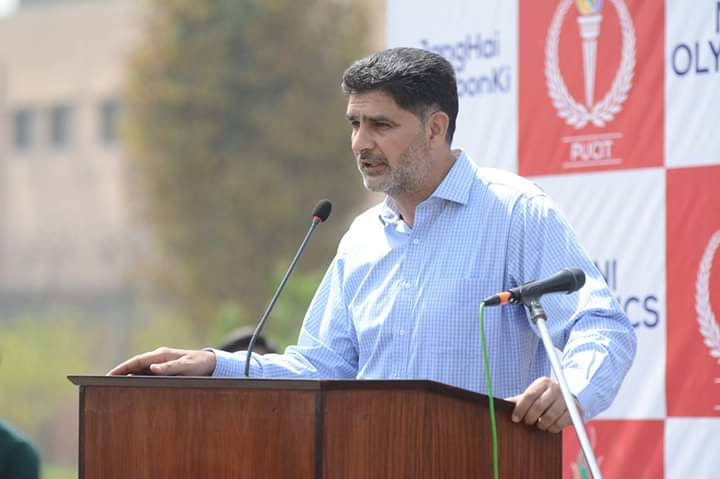
#> input picture Section-3-Python-for-Data-Scientists/datasets/speech.jpg, 720 x 479 px
$ jupyter execute --allow-errors 'Lec-3.24(Data-Visualization-IV).ipynb'
#> lines starting #> are read from the running program, lines starting #| are printed output that depends on the picture
---


<h1 align="center">Department of Data Science</h1>
<h1 align="center">Data Science Journey from Beginners to Expert</h1>

---
<h3><div align="right">Instructor: Engr. Muhammad Nadeem Majeed, Ph.D.</div></h3>

<h1 align="center">Lecture 3.24 (Data Visualization-IV)</h1>

## _Data Visualization with Matplotlib_

**Read Documentation for details:**
https://matplotlib.org/stable/users/index.html

## Learning agenda of this notebook
1. Recap:
    - Anatomy of a Figure
    - Line, Bar, Scatter, Pie Chart and Histogram
2. Box-plot
3. Violin plot
4. Heatmap
5. Subplots

## 1. Recap

### a. Anatomy of a Figure

### b. Line Chart

### c. Bar Chart

### d. Histogram

### e. Scatter Chart

### f. Pie Chart

To begin, let's install the Matplotlib library. We'll use the `matplotlib.pyplot` module for basic plots like line & bar charts. It is often imported with the alias `plt`.

[cell 1]
# To install this library in Jupyter notebook
import sys
#!{sys.executable} -m pip install --upgrade pip

[cell 2]
import matplotlib
matplotlib.__version__ , matplotlib.__path__

## 2. Boxplot

<br><br><br><br><br>

[cell 3]
from matplotlib import pyplot as plt
import matplotlib.pyplot as plt
import numpy as np


mks = np.array([65, 85, 72,45, 87, 68, 61, 80, 77, 73, 66, 200])
# Create figure and axes objects
fig, ax = plt.subplots()

ax.boxplot(x=mks, patch_artist=True)

# title and axis labels
ax.set_title('Box Plot for Subject Marks')
ax.set_xlabel('Data Science')
ax.set_ylabel('Marks')


# add horizontal grid lines
ax.yaxis.grid(True)

print("Mean: ", np.median(mks))
print("Min: ", np.max(mks))
print("Min: ", np.min(mks))
q1, q2, q3 = np.quantile(mks,[.25, .5, .75])
print("Q1:", q1)
print("Q2:", q2)
print("Q3:", q3)
plt.show()
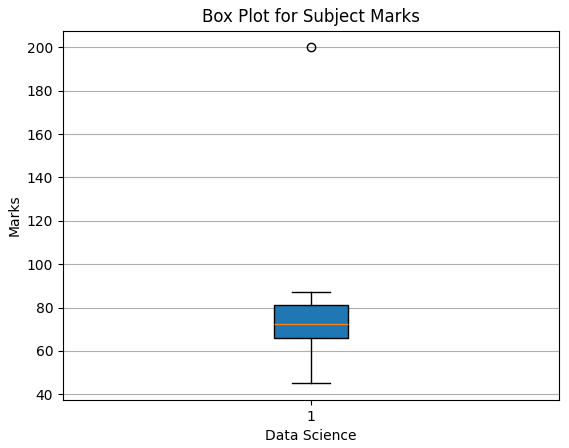
#> figure drawn by matplotlib, 1 panel

[cell 4]
import pandas as pd
#> (the rest of this cell did not finish here and is left out)

#> (a cell that did not finish here is left out)

#> (a cell that did not finish here is left out)

#> (a cell that did not finish here is left out)

#> (a cell that did not finish here is left out)

#> (a cell that did not finish here is left out)

In Matplotlib, `boxplot()` is the core function to create box plot. Below are some of the important parameters of the function:

- `x`: Array or a sequence of vectors. The input data.
- `vert`: Set as True or False. The default value is True, which displays the boxes vertically.
- `labels`: Sets the labels for each dataset.
- `notch`: Set as True or False. the default value is False. If True, the parameter will produce a notched box plot.
- `widths`: Sets the width of the box.
- `patch_artist`: Set as True or False. the default value is False. If False, the parameter will produce boxes with the Line2D artist. Otherwise, the boxes will be drawn with Patch artists.

[cell 10]
from matplotlib import pyplot as plt
import matplotlib.pyplot as plt

# Create figure and axes objects
fig = plt.figure()
ax = fig.add_subplot()

# Get the dataset(s)
#> (the rest of this cell did not finish here and is left out)

## 3. Violin Plot
Violin plots are similar to box plots, except that they also show the probability density of the data at different values. These plots include a marker for the median of the data and a box indicating the interquartile range, as in the standard box plots.

A violin plot is more informative than a plain box plot. In fact while a box plot only shows summary statistics such as mean/median and interquartile ranges, the violin plot shows the full distribution of the data.

[cell 11]
from matplotlib import pyplot as plt
import matplotlib.pyplot as plt

# Create figure and axes objects
fig = plt.figure()
ax = fig.add_subplot()

# Get the dataset(s)
#> (the rest of this cell did not finish here and is left out)

## 4. Heat Map
Heat map Heat map is used to find out the correlation between different features in the dataset.High positive or negative value shows that the features have high correlation.This helps us to select the parmeters for machine learning.
>- A heatmap is a useful chart that we can use to show the relationship between two variables.
>- A heatmap is used to visualize 2-dimensional data like a matrix or a table using colors.

[cell 12]
import numpy as np
data_set = np.random.randint(0 , 255, 250000).reshape(500,500)
data_set

[cell 13]
plt.imshow(X=data_set)
plt.colorbar()
plt.title( "2-D Heat Map" )
plt.show()
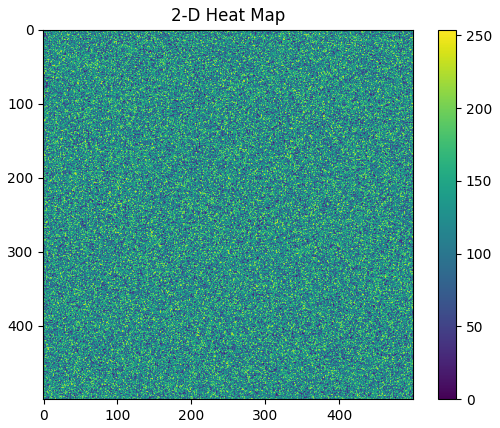
#> figure drawn by matplotlib, 2 panels

[cell 14]
plt.imshow(X=data_set, cmap='gray')
plt.colorbar()
plt.title( "2-D Heat Map" )
plt.show()
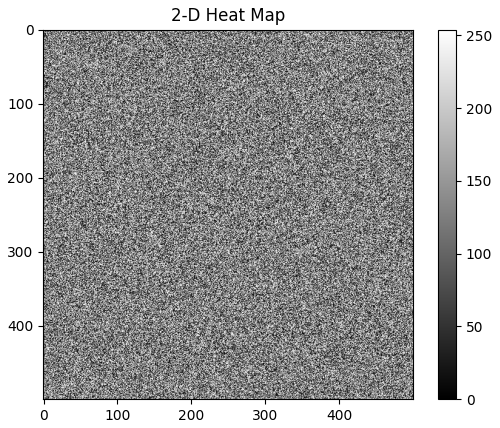
#> figure drawn by matplotlib, 2 panels

[cell 15]
plt.imshow(X=data_set, cmap='coolwarm', interpolation='nearest')
plt.colorbar()
plt.title( "2-D Heat Map" )
plt.show()
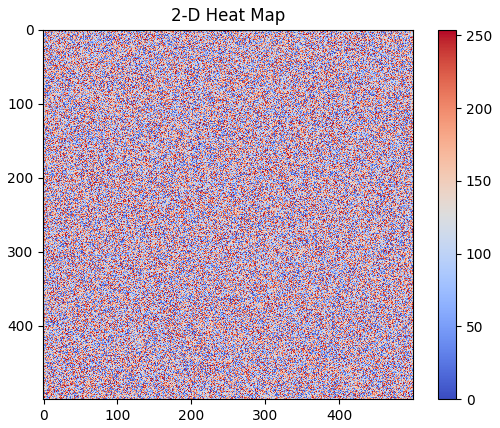
#> figure drawn by matplotlib, 2 panels

[cell 16]
plt.imshow(X=data_set, cmap='coolwarm', interpolation='bicubic')
plt.colorbar()
plt.title( "2-D Heat Map" )
plt.show()
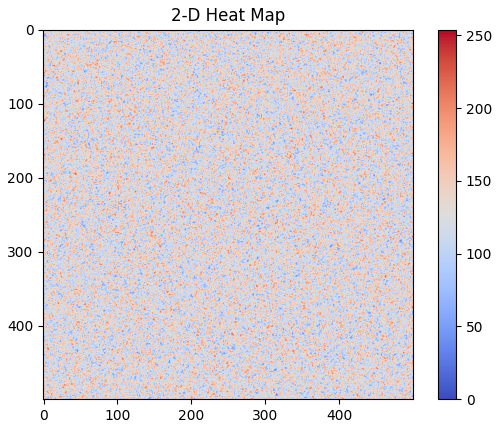
#> figure drawn by matplotlib, 2 panels

[cell 17]
from PIL import Image
rgb_img = Image.open("datasets/speech.jpg")
#> rgb_img is the input picture: PIL image 720x479 RGB; mean R, G, B 165.8, 149.6, 149.9
grey_img = rgb_img.convert('L')
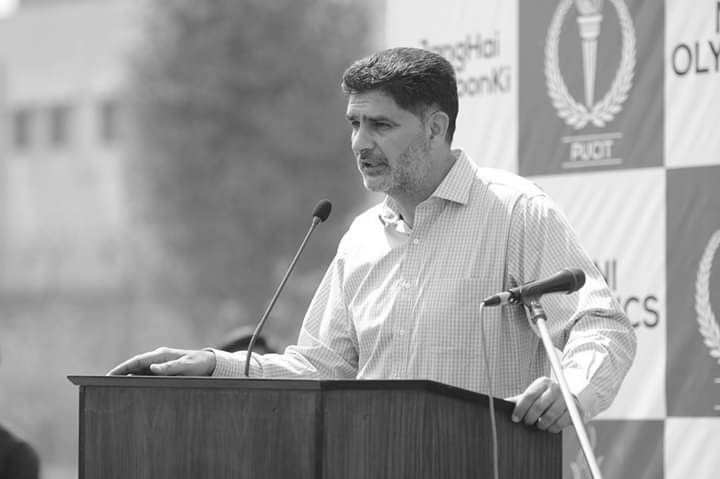
#> grey_img: PIL image 720x479 L; min 14, max 255, mean 154.5
rgb_img_array = np.array(grey_img)

plt.imshow(X=rgb_img_array, cmap='gray')
plt.colorbar()
plt.title( "2-D Heat Map" )
#grey_img.shape
plt.show()
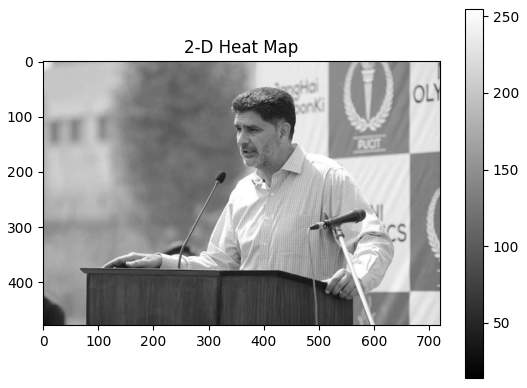
#> figure drawn by matplotlib, 2 panels

## 5. Creating Multiple Plots (Sub-Plots) within a Figure
- A single matplotlib figure object may contain multiple subplots (axes objects) organized in a grid. You can use any of the three ways to do it:
    - `plt.subplot()`
    - `fig.add_subplot()`
    - `plt.subplots()`
- The best option is use the `plt.subplots()` method, and specify the number of rows and columns as shown below:
```
fig, <ax objects> = plt.subplots(rows, cols)
```
- Where rows and cols are integers that control the subplot layout. The `<ax objects>` needs to have dimensions that correspond to rows and cols.
- Since `plt.subplots()` method unlike the other two methods return an array of axes, so you can access different axes objects using following two ways:
    - You receive all the axes objects in one variable and later treat it as an array. In this case the first row has an index of zero and the first column has an index of one.
    - Other option is you receive all the axes objects in tuples with one tuple for each row in the grid.
    The index of the subplot you want to draw on, starts from 1, then left to right, and top to bottom
- **Note** that pyplot keeps track of the currently active subplot (which you can get a reference to by calling `plt.gca()`), so when you call the `plot` function, it draws on the *active* subplot.


If a 2 row by 2 column array of plots is created, the <ax object> must to be arrayed as shown below:

```
fig, ( (ax1,ax2), (ax3,ax4) ) = plt.subplots(2,2)
```

If a 2 row by 3 column array of plots is created, the <ax objects> must be arrayed to correspond to these dimensions:
```
fig, ( (ax1,ax2,a3), (ax4,ax5,ax6) ) = plt.subplots(2, 3)
```

**Option 1: `plt.subplot()`**

[cell 18]
# The third argument of the `plt.subplot()` method mentions the specific axes object to create in the grid
# It starts from 1, then left to right, and top to bottom
fig = plt.figure()
ax1=plt.subplot(2,2,1)
ax2=plt.subplot(2,2,2)
ax3=plt.subplot(2,2,3)
ax4=plt.subplot(2,2,4)

**Option 2: `fig.add_subplot()`**

[cell 19]
# The third argument of the `fig.add_subplot()` method mentions the specific axes object to create in the grid
# It starts from 1, then left to right, and top to bottom
fig = plt.figure()
ax1=fig.add_subplot(2,2,1)
ax2=fig.add_subplot(2,2,2)
ax3=fig.add_subplot(2,2,3)
ax4=fig.add_subplot(2,2,4)

**Option 3: `plt.subplots()`**

[cell 20]
# There is no third argument to `plt.subplots()` method, as it creates all axes objects in just one line
# and return all the axes objects which you can receive in either an array or tupples
fig,ax = plt.subplots(2,2)
#Now you can access the subplots using subscript operator e.g., ax[0][0], ax[0][1], ax[1][0], and ax[1][1]

[cell 21]
# There is no third argument to `plt.subplots()` method, as it creates all axes objects in just one line
# and return all the axes objects which you can receive in either an array or tupples
fig,((ax1,ax2),(ax3,ax4)) = plt.subplots(2,2)
#Now you can access the subplots using the names ax1, ax2, ax3, ax4

>**We will be using the `plt.subplots()` method to create subplots**

>**So lets do a bit of more practice**

[cell 22]
fig,ax = plt.subplots()

[cell 23]
fig, (ax1,ax2) = plt.subplots(nrows=1,ncols=2)

[cell 24]
fig, (ax1,ax2) = plt.subplots(nrows=2,ncols=1)

[cell 25]
fig, (ax1,ax2) = plt.subplots(nrows=1,ncols=2)

[cell 26]
fig, ((ax1,ax2), (ax3,ax4)) = plt.subplots(nrows=2,ncols=2)

[cell 27]
fig, ( (ax1,ax2,ax3), (ax4,ax5,ax6) ) = plt.subplots(2, 3)

[cell 28]
fig, ( (ax1,ax2), (ax3, ax4), (ax5,ax6) ) = plt.subplots(3, 2)

[cell 29]
# Another way is to receive all the axes in a single variable and later use it as an array of axes
fig, ax = plt.subplots(3, 3)

>- In above grid, `ax[0][2]` will represent the right most axes in the zeroth row
>- In above grid, `ax[1][1]` will represent the middle axes object in below grid

**Example 1:**

[cell 30]
import numpy as np
x = np.linspace(-1, 1, 30)
x

[cell 31]
x = np.linspace(-1, 1, 30)

fig, ((ax1, ax2), (ax3, ax4)) = plt.subplots(2, 2)
ax1.plot(x,x)       # 1st subplot = top left
ax2.plot(x, x**2)   # 2nd subplot = top right
ax3.plot(x,x**3)    # 3rd subplot = bottom left
ax4.plot(x,x**4)    # 4th subplot = bottom right
plt.show()
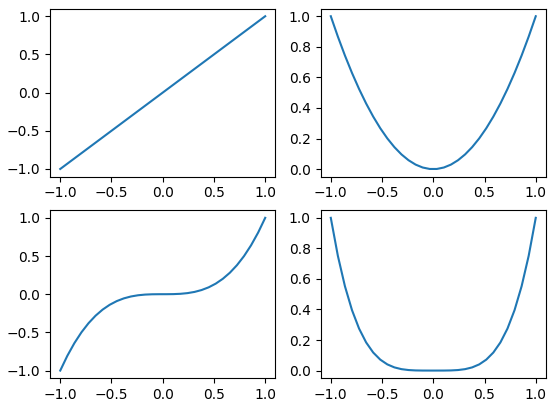
#> figure drawn by matplotlib, 4 panels; panel 1: curve peaks at x = 1, y = 1; panel 2: curve peaks at x = -1, y = 1; panel 3: curve peaks at x = 1, y = 1; panel 4: curve peaks at x = -1, y = 1

[cell 32]
x = np.linspace(-1, 1, 30)

fig, ax = plt.subplots(2, 2)
ax[0][0].plot(x,x)       # 1st subplot = top left
ax[0][1].plot(x, x**2)   # 2nd subplot = top right
ax[1][0].plot(x,x**3)    # 3rd subplot = bottom left
ax[1][1].plot(x,x**4)    # 4th subplot = bottom right
plt.show()

**Example 2:**

[cell 33]
from matplotlib import pyplot as plt
chemical_exports = [0.810, 0.831, 0.895, 0.91, 0.915, 0.926, 0.945, 0.931, 0.919, 0.921, 0.920, 0.919]
years = [2010, 2011, 2012, 2013, 2014, 2015, 2016, 2017, 2018, 2019, 2020, 2021]
medicine_exports = [0.791, 0.818, 0.832, 0.816, 0.840, 0.833, 0.835, 0.838, 0.842, 0.910, 0.930, 0.940]


fig, (ax1,ax2) = plt.subplots(nrows=2, ncols=1)

ax1.plot(years, chemical_exports, label='Chemicals', marker='o', c='b', ls='-', lw=2)
ax2.plot(years, medicine_exports, label='Medicines', marker='x', c='r', ls=':', lw=2)

#Note the use of `set_`
ax1.set_title("LCI Chemical exports in last 12 years")
ax1.set_xlabel("Years")
ax1.set_ylabel("Amount (Million Rs.)")


ax2.set_title("LCI Medicine exports in last 12 years")
ax2.set_xlabel("Years")
ax2.set_ylabel("Amount (Million Rs.)")

plt.tight_layout()
plt.show()
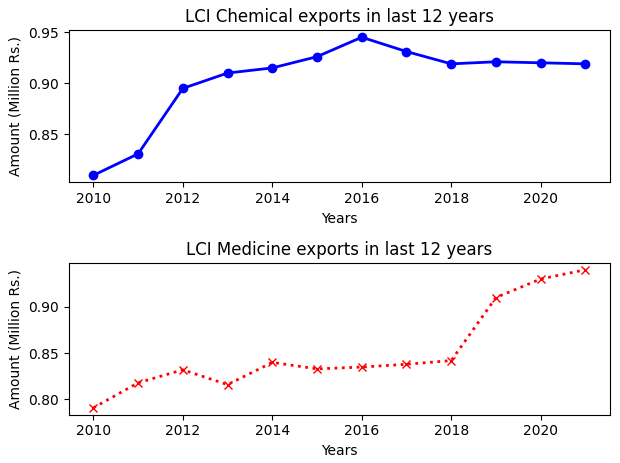
#> figure drawn by matplotlib, 2 panels; panel 1: curve peaks at x = 2016, y = 0.945; panel 2: curve peaks at x = 2021, y = 0.94

**Example 3:**

[cell 34]
import matplotlib.pyplot as plt
import numpy as np

# geerating random values withing range from a univariate “normal” (Gaussian) distribution of mean 0 and variance 1.
data = np.random.randn(2000)

fig, ax = plt.subplots(nrows=2, ncols=2)

# use axes object to plot histograms in subplots, for example plot histrogram on 0th row, 0th column
ax[0][0].hist(data, bins=30)
ax[0][0].set_title("set bins=30")

# plot histrogram on 0th row, 1st column, by setting density to true which normalized the histogram
ax[0][1].hist(data, density=True, color="r")
ax[0][1].set_title("normalized")

# plot histrogram on 1st row, 0th column,
ax[1][0].hist(data, color="orange")
ax[1][0].set_title("set color as Oranges")

# plot histrogram on 1st row, 1st column, by setting histogram type as step
ax[1][1].hist(data, histtype='step')
ax[1][1].set_title("step")


plt.tight_layout()
plt.show()
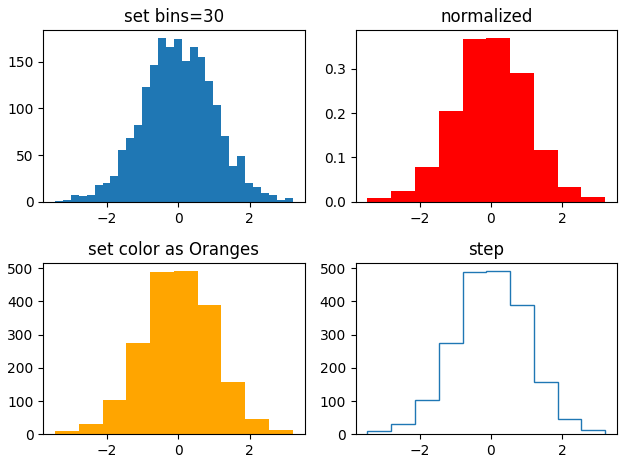
#> figure drawn by matplotlib, 4 panels; panel 1: tallest bar 175 high, from x = -0.571 to -0.348; panel 2: tallest bar 0.368 high, from x = -0.126 to 0.541; panel 3: tallest bar 491 high, from x = -0.126 to 0.541
